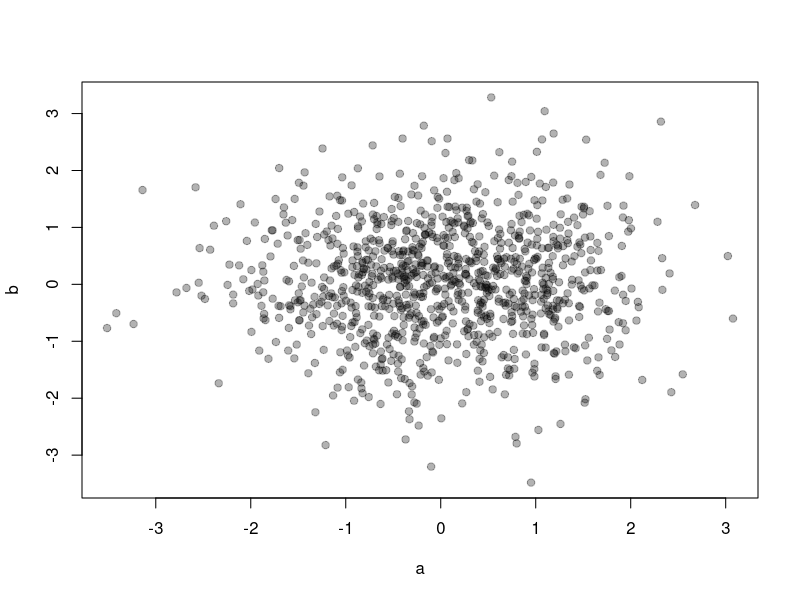
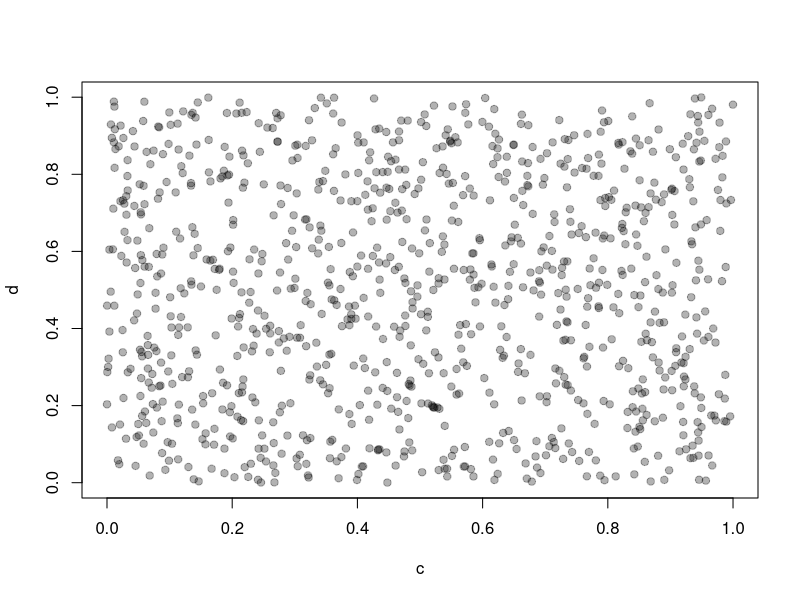
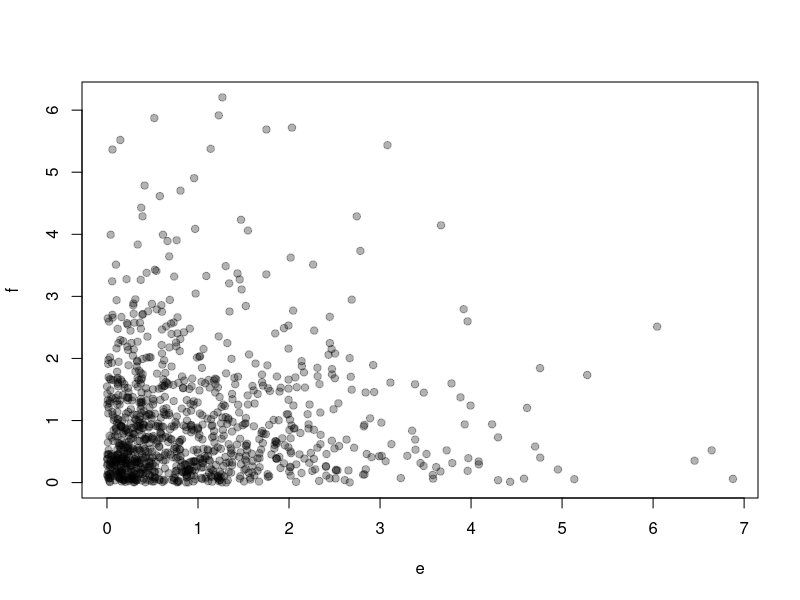

These charts were generated, in order, by the following R code:
#My script
a <- rnorm(1000)
b <- rnorm(1000)

plot(a, b, pch = 19, col = rgb(0,0,0,0.3))


#More data sim
c <- runif(1000)
d <- runif(1000)

plot(c, d, pch = 19, col = rgb(0,0,0,0.3))


#add third set of data
e <- rgamma(1000, shape = 1)
f <- rgamma(1000, shape = 1)

plot(e, f, pch = 19, col = rgb(0,0,0,0.3))


#new code here
